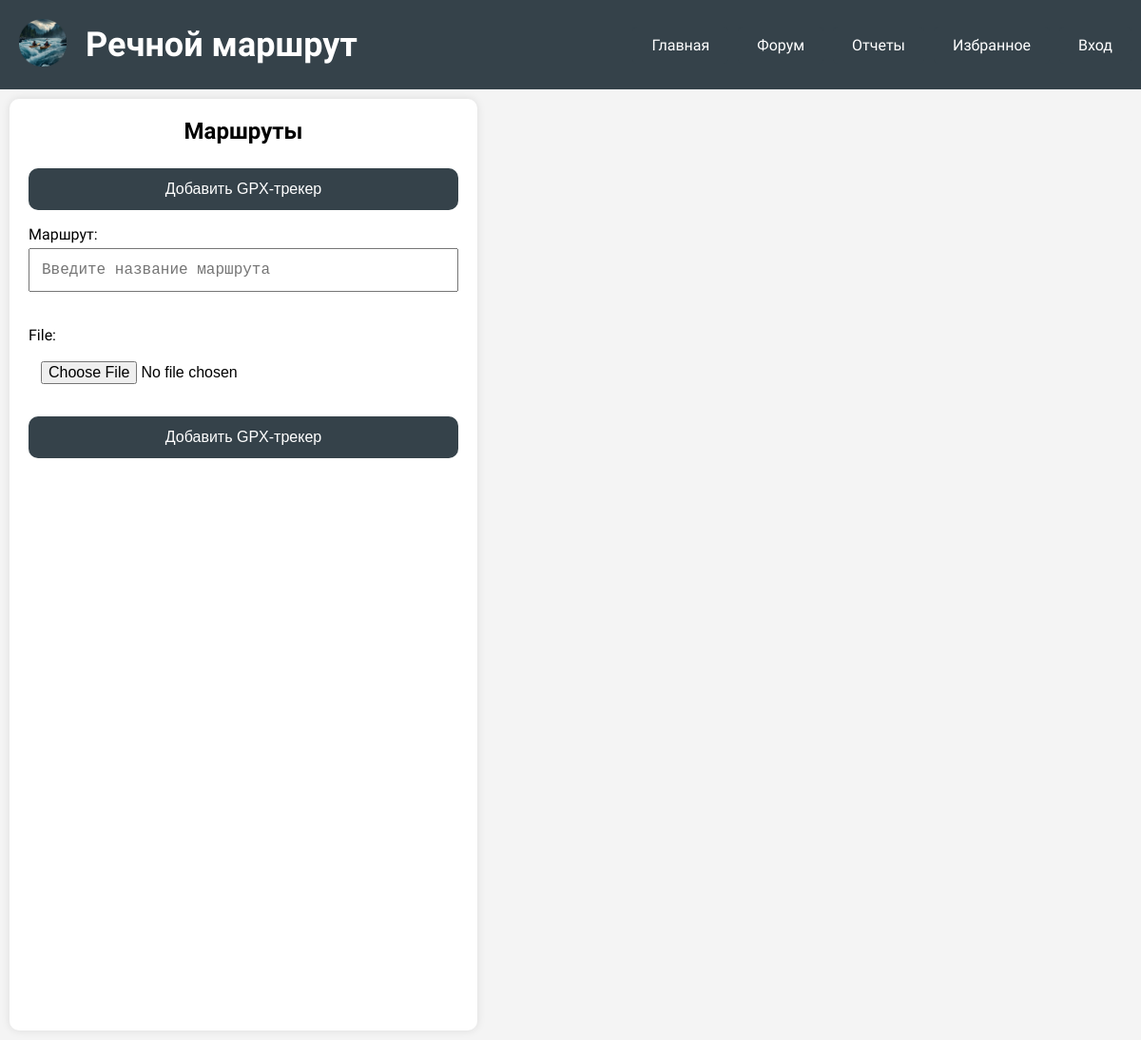
The page /routes/ on the database as committed earlier.
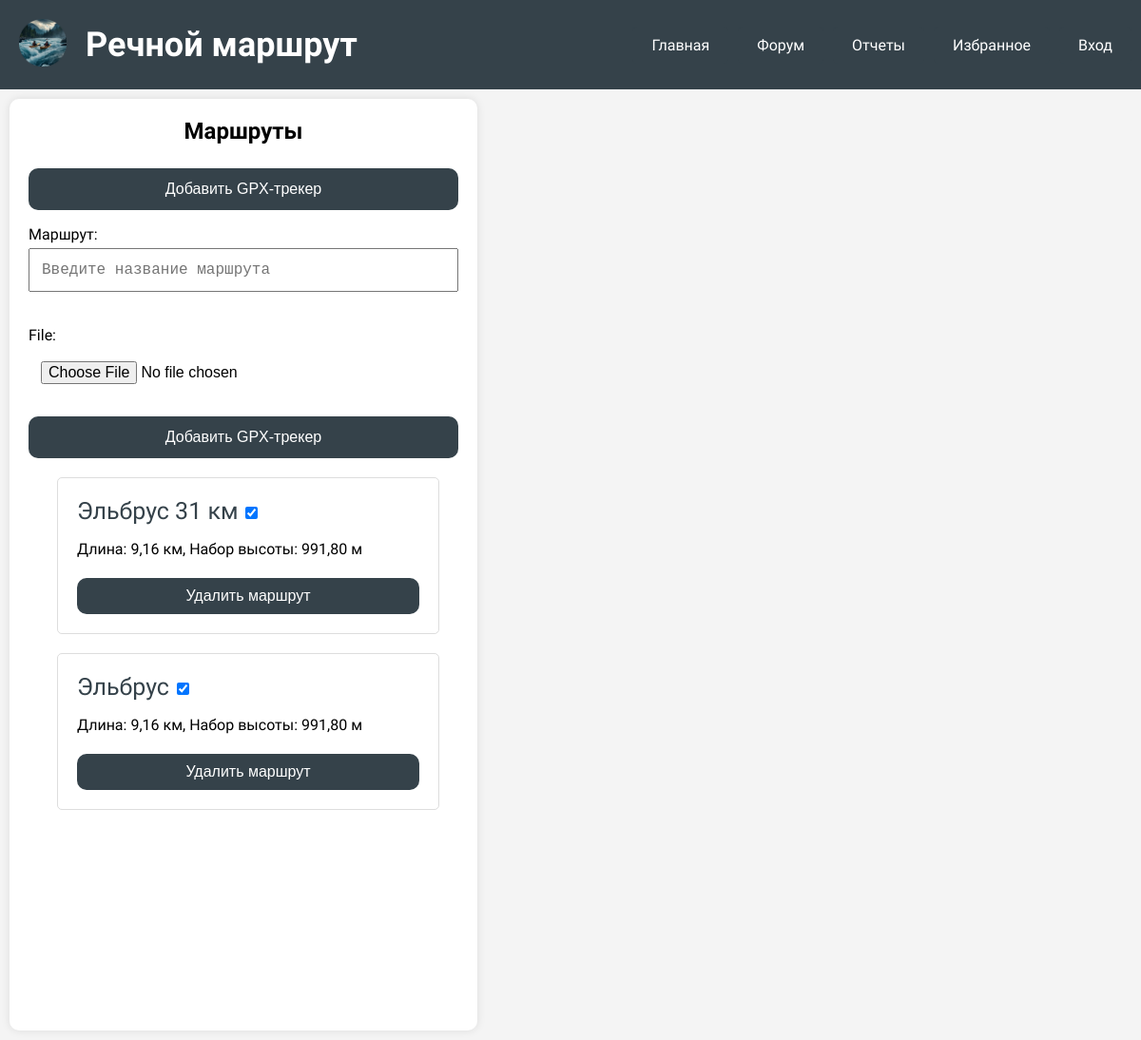
The same page on the database as committed later.
### main/models.py (models this page shows, shortened)
class GPXTrack(models.Model):
    name = models.CharField(max_length=200)
    file = models.FileField(upload_to='gpx_tracks/')
    description = models.TextField(blank=True, null=True)
    distance = models.FloatField(default=0)  # Длина маршрута в километрах
    elevation_gain = models.FloatField(default=0)  # Набор высоты в метрах

### main/views.py (the view)
# urls.py: path('routes/', views.routes_view, name='routes'),
def routes_view(request):
    if request.method == 'POST':
        form = GPXTrackForm(request.POST, request.FILES)
        if form.is_valid():
            gpx_file = request.FILES['file']
            track = form.save(commit=False)
            gpx = gpxpy.parse(gpx_file.read().decode('utf-8'))
            distance = 0
            elevation_gain = 0
            previous_elevation = None
            for gpx_track in gpx.tracks:
                for segment in gpx_track.segments:
                    distance += segment.length_2d() / 1000  # длина в км
                    for point in segment.points:
                        if point.elevation is not None:  # Проверяем, есть ли у точки высота
                            if previous_elevation is not None:
                                elevation_difference = point.elevation - previous_elevation
                                if elevation_difference > 0:
                                    elevation_gain += elevation_difference
                            previous_elevation = point.elevation  # Обновляем предыдущую высоту
                        else:
                            previous_elevation = None  # Если высота отсутствует, сбрасываем previous_elevation
            track.distance = distance
            track.elevation_gain = elevation_gain
            track.save()
            return redirect('routes')
    else:
        form = GPXTrackForm()
    tracks = GPXTrack.objects.all()
    return render(request, 'poster/routes.html', {'form': form, 'tracks': tracks})

### main/forms.py
class GPXTrackForm(forms.ModelForm):
    class Meta:
        model = GPXTrack
        fields = ['name', 'file']
        labels = {
            'name': 'Маршрут'
        }
        widgets = {
            'name': forms.Textarea(attrs={
                'rows': 1,  # Количество строк по умолчанию
                'cols': 80,  # Ширина текстового поля
                'placeholder': 'Введите название маршрута',
                'style': 'resize: none; width: 100%;',  # Отключить изменение размеров
            })
        }

### main/templates/poster/routes.html (shortened to what this page needs)
{% load static %}
<!DOCTYPE html>
<html lang="ru">
<head>
    <link rel="stylesheet" href="{% static 'css/styles.css' %}">
    <link href='https://unpkg.com/boxicons@2.1.4/css/boxicons.min.css' rel='stylesheet'>
    <link rel="stylesheet" href="https://cdn.jsdelivr.net/npm/ol@v7.4.0/ol.css">
</head>
<body>
    <div class="wrapper">
        <header>
            <div class="header-container">
                <div class="logo-title">
                    <a href="{% url 'index' %}">
                        <img src="{% static 'images/avatar_curc.jpeg' %}" alt="Логотип сайта" class="logo">
                    </a>
                    <h1>Речной маршрут</h1>
                </div>
                <nav>
                    <ul class="menu">
                        <li><a href="{% url 'index' %}">Главная</a></li>
                        <li><a href="{% url 'forum' %}">Форум</a></li>
                        <li><a href="{% url 'report' %}">Отчеты</a></li>
                        <li><a href="{% url 'favourites' %}">Избранное</a></li>
                        {% if user.is_authenticated %}
                            <li><a href="{% url 'profile' user.username %}">Профиль</a></li>
                        {% else %}
                            <li><a href="{% url 'login' %}">Вход</a></li>
                        {% endif %}
                    </ul>
                </nav>
            </div>
        </header>
        <div class="maps-content">
            <section id="maps-section" class="content">
                <h2>Маршруты</h2>
                <form action="{% url 'add_routes' %}">
                    <button type="submit" class="button">Добавить GPX-трекер</button>
                </form>
                <div class="button-container">
                    <form method="post" enctype="multipart/form-data">
                        {{ form.as_p }}
                        <button type="submit" class="button">Добавить GPX-трекер</button>
                    </form>
                </div>
                <ul id="track-list">
                    {% for track in tracks %}
                        <li id="track-post" class="report">
                            <div class="track-sector">
                                <label class="track-name" for="track-{{ track.id }}">{{ track.name }}</label>
                                <input type="checkbox" id="track-{{ track.id }}" class="track-toggle" data-url="{{ track.file.url }}" checked>
                            </div>
                            <p>Длина: {{ track.distance|floatformat:2 }} км, Набор высоты: {{ track.elevation_gain|floatformat:2 }} м</p>
                            <form method="POST" action="{% url 'delete_route' track.id %}">
                                <button type="submit" class="delete-button">Удалить маршрут</button>
                            </form>
                        </li>
                    {% endfor %}
                </ul>
            </section>
            <div id="map"></div>
        </div>
    </div>
</body>
</html>

### main/static/css/styles.css (style rules this page uses)
body { font-family: "Raleway", sans-serif; margin: 0; padding: 0; background-color: #f4f4f4; display: flex; flex-direction: column; min-height: 100vh; overflow-x: hidden; }
.wrapper { flex: 1; }
.header, .content, .footer { width: 80%; margin: 0 auto; padding: 20px; margin-bottom: 20px; }
.content, .sign input { border-radius: 10px; }
h2, .sign p { text-align: center; }
header { background-color: #35424a; color: white; padding: 20px 0; display: flex; justify-content: space-between; align-items: center; }
.header-container { display: flex; justify-content: space-between; align-items: center; width: 100%; }
.logo-title { display: flex; align-items: center; }
header .logo { max-width: 50px; height: auto; margin-right: 20px; margin-left: 20px; }
header h1 { margin: 0; }
h1 { font-size: 36px; }
.menu { list-style: none; padding: 0; display: flex; gap: 10px; margin-right: 10px; }
.menu li { display: inline; }
.menu li a { color: white; text-decoration: none; padding: 10px 20px; background-color: #35424a; border-radius: 5px; }
.content { background-color: white; padding: 20px; margin-top: 20px; box-shadow: 0 0 10px rgba(0, 0, 0, 0.1); }
h2 { margin-top: 0; }
form { display: flex; flex-direction: column; }
form label { margin-top: 10px; }
form input, form textarea { font-size: 16px; padding: 13px; margin-top: 5px; width: 100%; box-sizing: border-box; }
form button { display: inline-block; font-size: 16px; margin-top: 5px; padding: 13px; border-radius: 10px; background-color: #35424a; color: white; border: none; cursor: pointer; }
.report { background-color: #fff; padding: 20px; border: 1px solid #ddd; border-radius: 5px; transition: box-shadow 0.3s; overflow: hidden; word-wrap: break-word; overflow-wrap: break-word; }
.delete-button { background-color:#35424a; color: white; border: none; padding: 10px 20px; cursor: pointer; }
#map { width: 60%; height: 1000px; border-radius: 8px; margin-left: 10px; }
.maps-content { display: flex; justify-content: center; flex-direction: row; flex: 1; }
#maps-section { width: 40%; margin: 10px; }
#track-post { margin: 20px; margin-left: -10px; }
.track-name { color:#35424a; font-size: 25px; }

Rows that differ between the two databases and show on the page:
added GPXTrack: name "Эльбрус 31 км", distance "9,16", elevation_gain "991,80"
added GPXTrack: name "Эльбрус", distance "9,16", elevation_gain "991,80"
